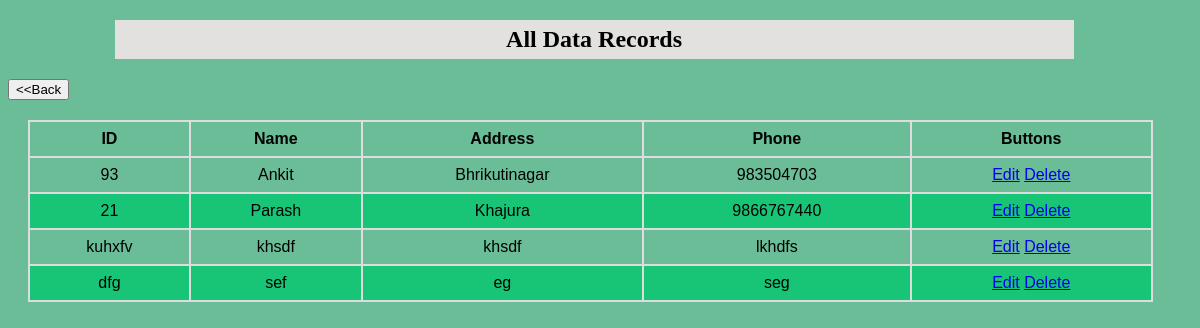
The page /show on the database its author committed.
### Home/models.py (models this page shows, shortened)
class cruddata(models.Model):
    ID = models.CharField(max_length=10, primary_key=True )
    name = models.CharField(max_length=50)
    address = models.CharField(max_length=50)
    phone = models.CharField(max_length=50)

### Home/views.py (the view)
# urls.py: path('show',views.show),
def show(request):
    data = cruddata.objects.all()
    return render(request, "show.html", {'data': data})

### templates/show.html (shortened to what this page needs)
<!DOCTYPE html>
{% load static %}
<html lang="en">
<head>
    <link rel="stylesheet" href="{% static 'show.css' %}">
</head>
<body>
    <h2 id="head">All Data Records</h2>
    <div id="SecondDiv">
        <form action="/">
            <input type="Submit" value="<<Back">
        </form>
    </div>
    <div id="OnneDiv">
        <table>
            <thead>
                <th>ID</th>
                <th>Name</th>
                <th>Address</th>
                <th>Phone</th>
                <th>Buttons</th>
            </thead>
            {% for d in data %}
            <tr>
                <td>{{d.ID}}</td>
                <td>{{d.name}}</td>
                <td>{{d.address}}</td>
                <td>{{d.phone}}</td>
                <td>
                    <a href="/edit?id={{d.ID}}">Edit</a>
                    <a href="/delete?id={{d.ID}}">Delete</a>
                </td>
            </tr>
            {% endfor %}
        </table>
    </div>
</body>
</html>

### static/show.css (style rules this page uses)
body { background-color: rgb(107, 189, 152); }
#head { text-align: center; max-width: 80%; margin-left: 9%; padding: 0.5%; background-color: rgb(226, 225, 223); }
table { font-family: Arial, Helvetica, sans-serif; border-collapse: collapse; width: 95%; margin: 20px; margin-bottom: 30px; }
td, th { border: 2px solid #dddddd; text-align: center; padding: 8px; }
tr:nth-child(even) { background-color: #18c577; }

### rows shown on the page
cruddata: ID "93", name "Ankit", address "Bhrikutinagar", phone "983504703"
cruddata: ID "21", name "Parash", address "Khajura", phone "9866767440"
cruddata: ID "kuhxfv", name "khsdf", address "khsdf", phone "lkhdfs"
cruddata: ID "dfg", name "sef", address "eg", phone "seg"
